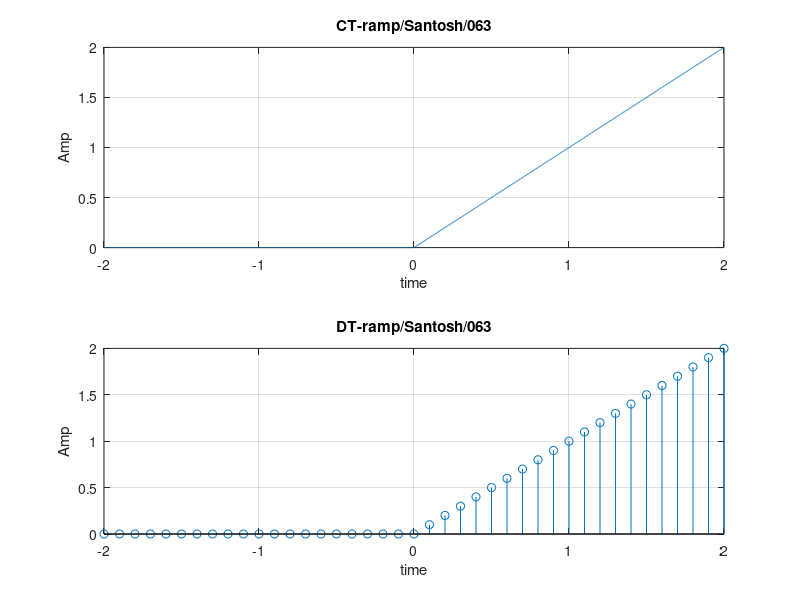

Reproduce this figure in MATLAB.
%Construct a continuous and discrete ramp signal
clc;
close all;
clear all;
i = 1;
for t = -2:0.001:2
    if(t>=0)
        x(i) = t;
    else 
        x(i) = 0;
    end;
     i = i+1;
end;
t = -2:0.001:2;
subplot(2,1,1)
plot(t,x)
xlabel('time');
ylabel('Amp');
title('CT-ramp/Santosh/063');
grid on;

clear all;
i = 1;
for t = -2:0.1:2
    if(t>=0)
        x(i) = t;
    else 
        x(i) = 0;
    end;
     i = i+1;
end;
t = -2:0.1:2;
subplot(2,1,2)
stem(t,x)
xlabel('time');
ylabel('Amp');
title('DT-ramp/Santosh/063');
grid on;
